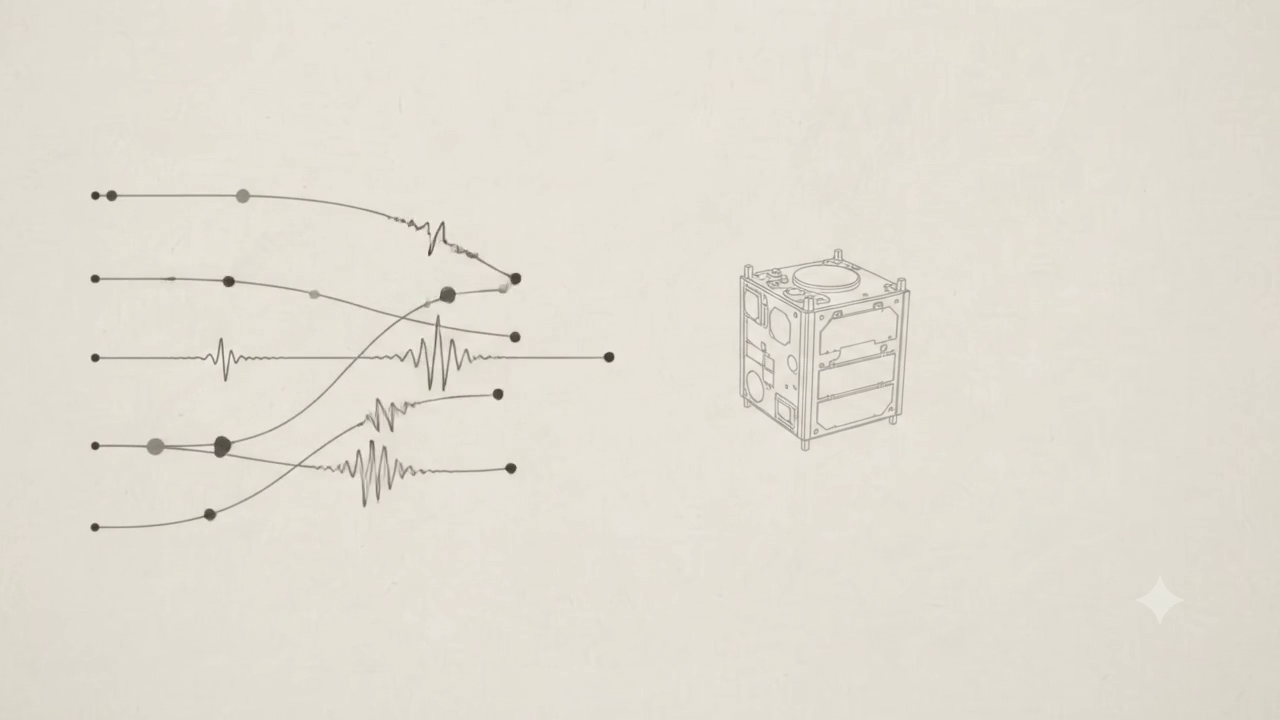
#> input picture frame 24 of frontend/images/REMOVE_EVERY_TEXT_FROM_THE_VID.mp4, 1280 x 720 px, given in place of sample-5s.mp4, which was not available
$ python opencv_video.py
#> lines starting #> are read from the running program, lines starting #| are printed output that depends on the picture
import cv2

video = cv2.VideoCapture("sample-5s.mp4")

while True:
    ret, frame = video.read()
#> frame is the input picture: shape (720, 1280, 3); mean B, G, R 211.7, 222, 226.1
    if not ret:
        break

    # DRAW RECTANGLE
    cv2.rectangle(frame, (100,100),(400,400),(0,255,0),2)

    # ADD TEXT
    cv2.putText(frame,
                "TEST ZONE",
                (100,90),
                cv2.FONT_HERSHEY_SIMPLEX,
                1,
                (0,255,0),
                2
    )
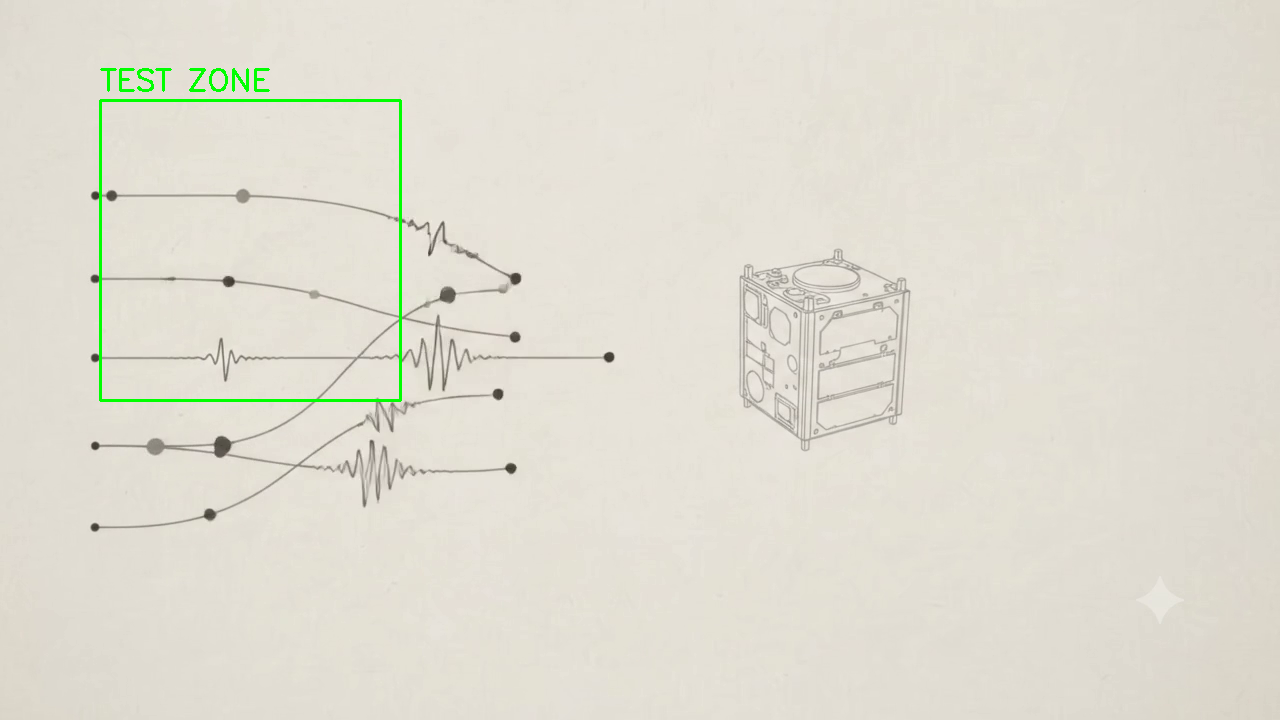
#> frame: shape (720, 1280, 3); mean B, G, R 210.5, 222.1, 224.9

    cv2.imshow("PS6  INDUSTRIAL SAFETY", frame)

    if cv2.waitKey(1) & 0xFF == ord("q"):
#> (key q is pressed here)
        break


video.release()
cv2.destroyAllWindows()

$ run again, starting later in the video
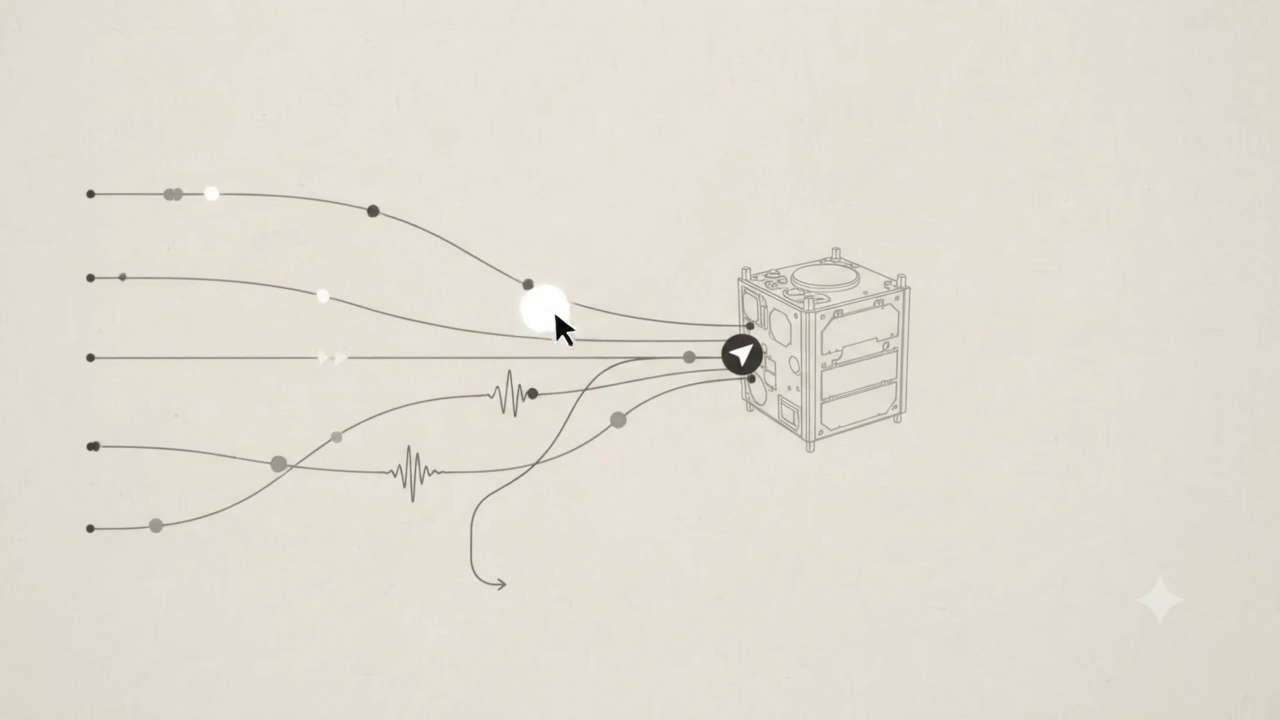
#> input picture frame 108 of frontend/images/REMOVE_EVERY_TEXT_FROM_THE_VID.mp4, 1280 x 720 px, given in place of sample-5s.mp4, which was not available
#> frame is the input picture: shape (720, 1280, 3); mean B, G, R 210.9, 221.2, 225.3
#> `cv2.putText(frame, "TEST ZONE", (100,90), cv2.FONT_HERSHEY_SIMPLEX, 1,..`:
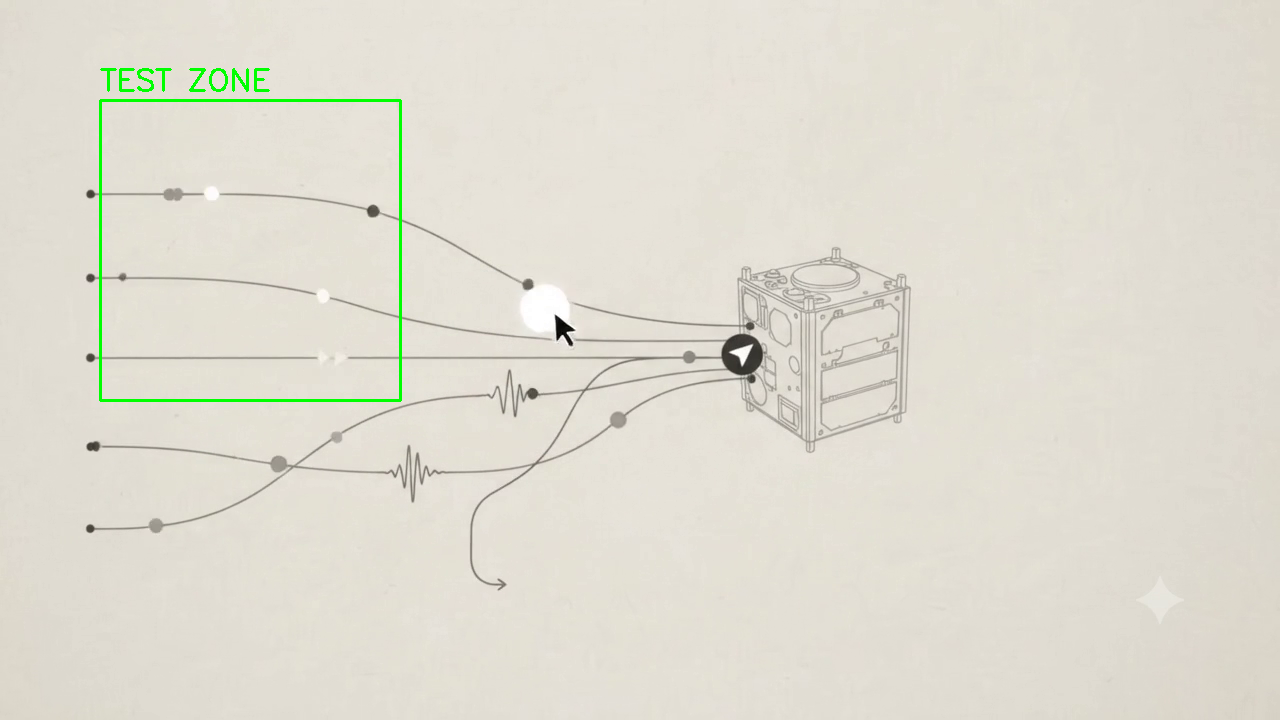
#> frame: shape (720, 1280, 3); mean B, G, R 209.8, 221.4, 224.1

$ run again, starting later in the video
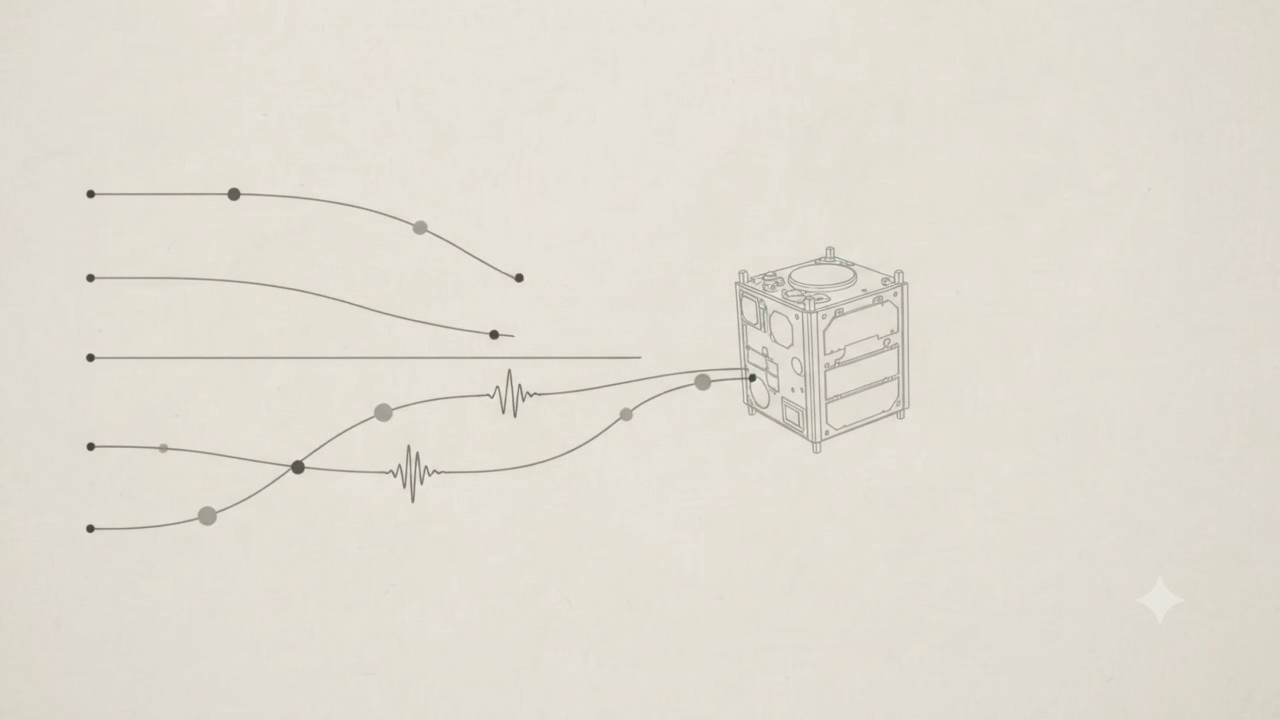
#> input picture frame 192 of frontend/images/REMOVE_EVERY_TEXT_FROM_THE_VID.mp4, 1280 x 720 px, given in place of sample-5s.mp4, which was not available
#> frame is the input picture: shape (720, 1280, 3); mean B, G, R 210.8, 221.2, 225.4
#> `cv2.putText(frame, "TEST ZONE", (100,90), cv2.FONT_HERSHEY_SIMPLEX, 1,..`:
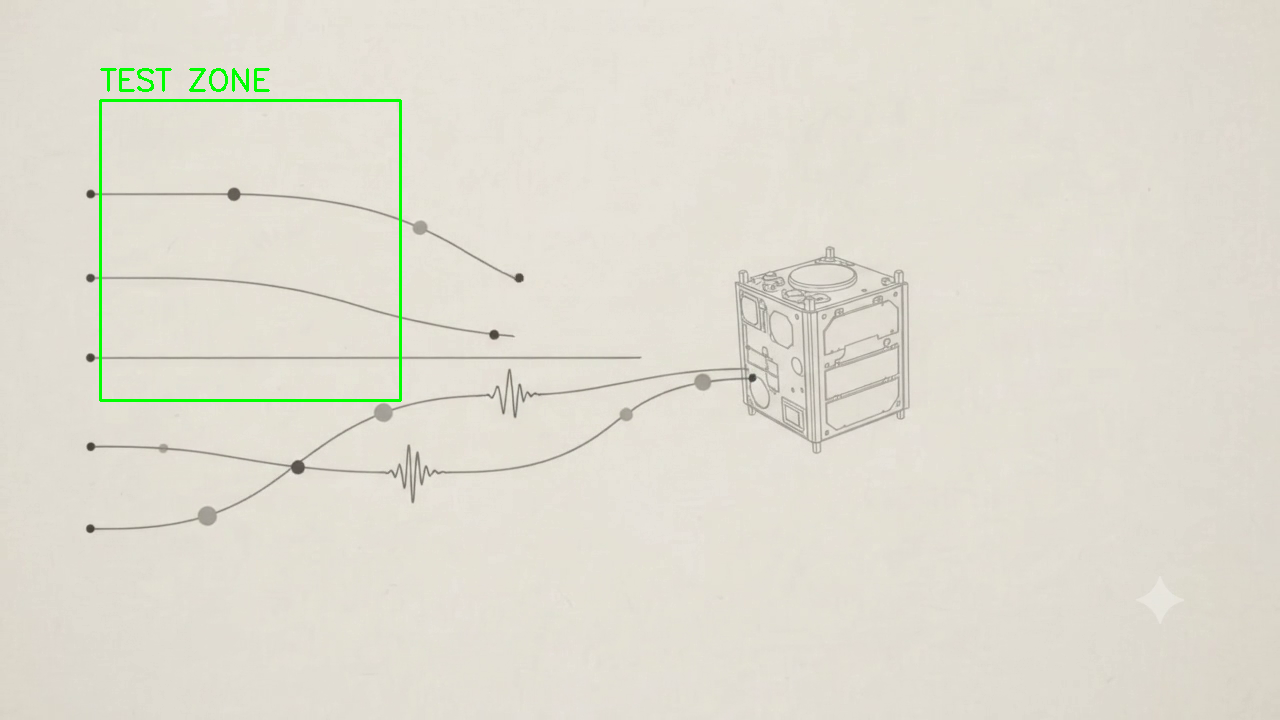
#> frame: shape (720, 1280, 3); mean B, G, R 209.7, 221.4, 224.2
